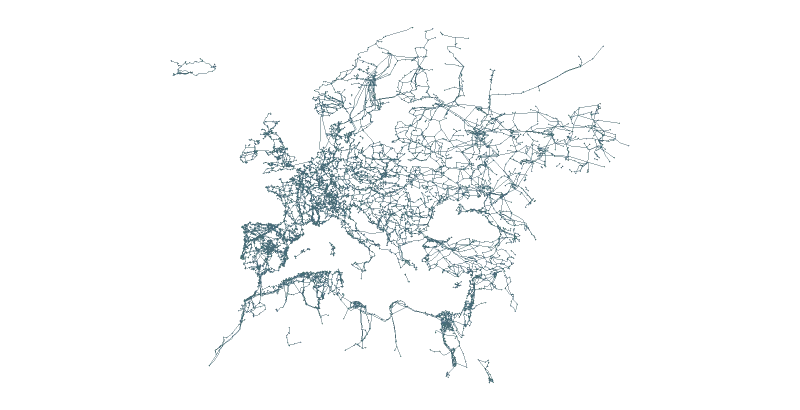
#> input picture assets/grids/EuropeA-dark.webp, 1600 x 820 px, given in place of USA-layers-light.webp, which was not available (shown at 1/2 size)
$ python build-grid-stills.py
#> lines starting #> are read from the running program, lines starting #| are printed output that depends on the picture; pictures that were not available may be replaced by others from this repository, and a replacement may not be noted
"""Create compact mobile WebP variants from the existing data-derived posters."""
from pathlib import Path
from PIL import Image, ImageOps

ROOT = Path(__file__).resolve().parents[1]
DEST = ROOT / "assets/grids"


def build_stills():
    for asset in ("USA-layers", "EuropeA-layers", "USA"):
        for theme in ("light", "dark"):
            with Image.open(DEST / f"{asset}-{theme}.webp") as source:
#> source is the input picture: PIL image 1600x820 RGBA; mean R, G, B, A 14.4, 17.2, 18.2, 11.2
                artwork = source.crop(source.getchannel("A").getbbox())
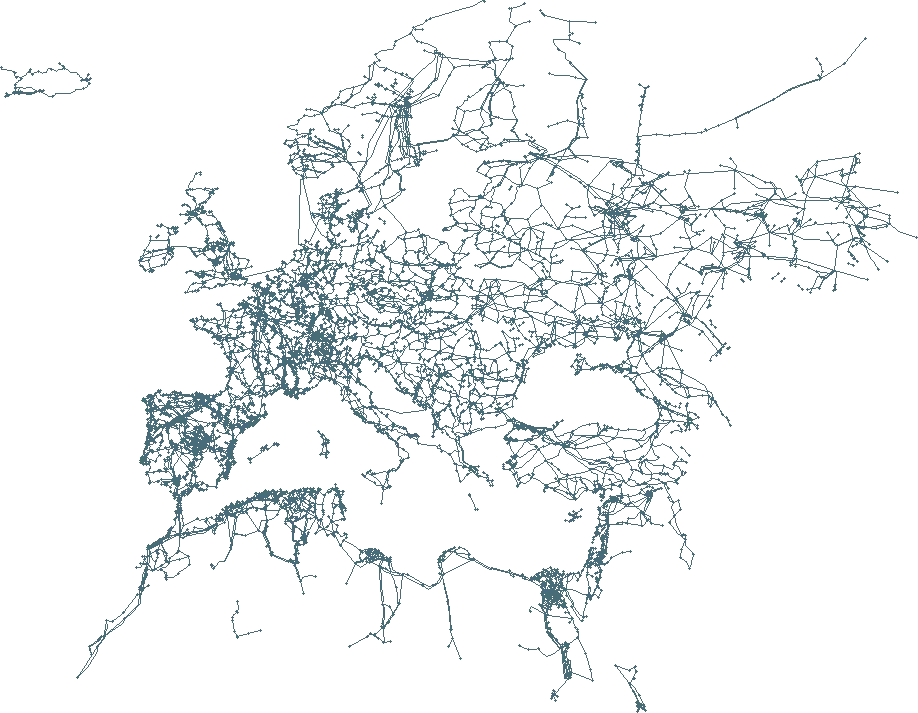
#> artwork: PIL image 918x713 RGBA; mean R, G, B, A 28.9, 34.5, 36.4, 22.5; transparent parts drawn white
                for width in (640, 960):
                    height = width * 9 // 16
                    inset = width // 32
                    scaled = ImageOps.contain(artwork, (width - inset * 2, height - inset * 2), Image.Resampling.LANCZOS)
                    image = Image.new("RGBA", (width, height))
                    image.alpha_composite(scaled, ((width - scaled.width) // 2, (height - scaled.height) // 2))
                    path = DEST / f"{asset}-mobile-{theme}-{width}.webp"
                    image.save(path, quality=72, alpha_quality=20, method=6)
                    print(f"{path.name}: {path.stat().st_size} bytes")
#> this loop made 1 pass
#> pass 1, in build_stills, `scaled = ImageOps.contain(artwork, (width - inset * 2, height - inset ..`:
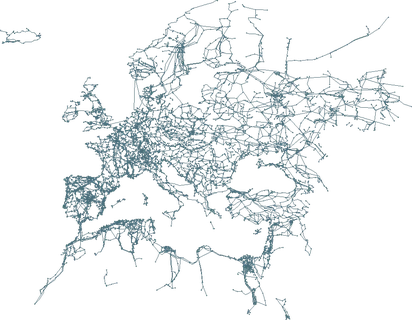
#> scaled: PIL image 412x320 RGBA; mean R, G, B, A 20.2, 29, 31.8, 23.7; transparent parts drawn white
#> pass 1, in build_stills, `image.save(path, quality=72, alpha_quality=20, method=6)`:
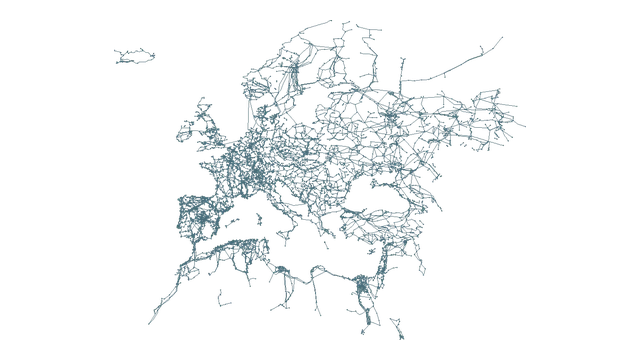
#> saved as USA-layers-mobile-light-640.webp: PIL image 640x360 RGBA; mean R, G, B, A 11.6, 16.6, 18.2, 13.6; transparent parts drawn white


if __name__ == "__main__":
#> (the run stopped early here; a loop or call above may not have finished)
